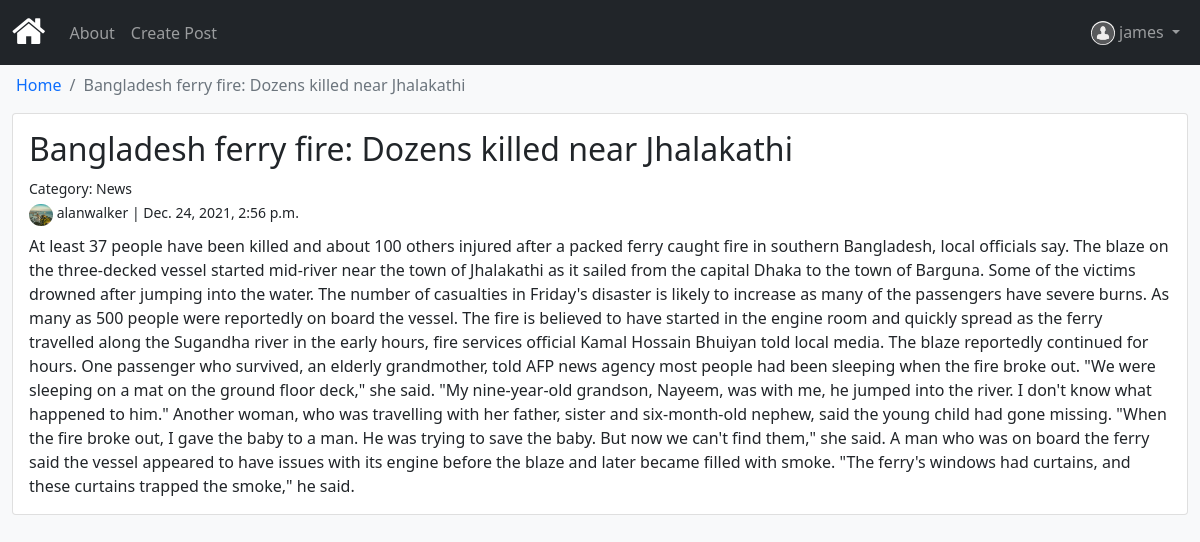
/post/bangladesh-ferry-fire-dozens-killed-near-jhalakathi/ (signed in), run on the app's committed database.
### accounts/models.py (models this page shows)
class Author(models.Model):
    user= models.OneToOneField(User,default=None,on_delete=models.CASCADE)
    birth_date = models.DateField('Date of birth')
    bio = models.TextField(max_length=500, blank=True,null=True)
    photo=models.ImageField(default='default.png', blank=True)
    def __str__(self):
        return f'{self.user.username}'
    class Meta:
        ordering=['user']

### articles/models.py (models this page shows, shortened)
class Article(models.Model):
    type=[('Personal','Personal'),
    ('Fashion','Fashion'),
    ('Food','Food'),
    ('Travel','Travel'),
    ('Music','Music'),
    (' Lifestyle',' Lifestyle'),
    ('Fitness','Fitness'),
    ('Sports','Sports'),
    ('News','News'),
    ('Entertainment','Entertainment'),
    ('Healthcare','Healthcare'),
    ('Education','Education'),
    ]
    title = models.CharField(max_length=255,unique=True)
    body = models.TextField()
    create_date = models.DateTimeField('Created on', auto_now_add=True)
    update_date = models.DateTimeField(auto_now=True)
    slug = models.SlugField()
    category = models.CharField(max_length=255,choices=type)
    author = models.ForeignKey(Author, default=None,on_delete=models.CASCADE)
    def __str__(self):
        return f'{self.title} by {self.author.user}'
    class Meta:
        ordering=['-create_date','title']

### articles/views.py (the view)
# urls.py: path('post/<slug:slug>/', ArticleDetailView.as_view(),name='post'),
class ArticleDetailView(generic.DetailView):
    model=Article
    template_name='article_detail.html'

### articles/templates/article_detail.html (shortened to what this page needs)
{% extends './base.html'%}
{% block content %}
<nav aria-label="breadcrumb">
    <ol class="breadcrumb ms-1 mt-2">
      <li class="breadcrumb-item"><a href="{% url 'articles:home' %}" class="text-decoration-none">Home</a></li>
      <li class="breadcrumb-item active" aria-current="page">{{article.title}}</li>
    </ol>
  </nav>
<div class="card">
    <div class="card-body">
        <div class="card-title">
            <h2><span>{{article.title}}</span>
            </h2>
            <div><small>Category: {{article.category}}</small></div>
            <div><small><img src="{{article.author.photo.url}}" width="24" height="22" class="rounded-circle" alt="Author image">
            {{article.author}} | {{article.create_date}}</small></div>
        </div>
        <p class="card-text">{{article.body}}</p>
    </div>
</div>
{% endblock %}

### templates/base.html (shortened to what this page needs)
{% load static %}
<!DOCTYPE html>
<html>
    <head>
        <link href="https://cdn.jsdelivr.net/npm/bootstrap@5.1.3/dist/css/bootstrap.min.css" rel="stylesheet">
        <link rel="stylesheet" href="https://cdnjs.cloudflare.com/ajax/libs/font-awesome/4.7.0/css/font-awesome.min.css">
    </head>
    <body class="bg-light text-dark">
<nav class="navbar sticky-top navbar-expand-sm bg-dark navbar-dark">
  <div class="container-fluid">
    <a class="navbar-brand" href="{% url 'articles:home' %}"><i class="fa fa-home" style="font-size:36px;color:white"></i></a>
    <div class="collapse navbar-collapse" id="collapsibleNavbar">
      <ul class="navbar-nav">
        <li class="nav-item">
          <a class="nav-link" href="{% url 'articles:about' %}">About</a>
        </li>
        {% if user.is_authenticated and user.author %}
        <li class="nav-item">
          <a class="nav-link" href="{% url 'articles:create' %}">Create Post</a>
        </li>
        {% endif %}
      </ul>
    </div>
    <ul class="navbar-nav justify-content-end">
      {% if user.is_authenticated and user.author %}
      <li class="nav-item dropdown">
        <a class="nav-link dropdown-toggle" id="navbarDropdownMenuLink" role="button" data-bs-toggle="dropdown" aria-expanded="false">
          <span><img src="{{user.author.photo.url}}" class="rounded-circle justify-content-end d-inline-block" width="24" height="24" alt="Author"></span>
          {{user.username}}
        </a>
      </li>
      {% endif %}
    </ul>
  </div>
</nav>
        <div class="container-fluid">
        {% block content %}
        {% endblock %}
        </div>
    </body>
</html>

### data on the page
Article: title "Bangladesh ferry fire: Dozens killed near Jhalakathi", category "News", author.photo (picture), author "alanwalker", create_date "Dec. 24, 2021, 2:56 p.m.", body "At least 37 people have been killed and about 100 others injured after a packed ferry caught fire in southern Bangladesh, local officials say. The blaze on the three-decked vessel started mid-river near the town of Jhalakathi as it sailed from the capital Dhaka to the town of Barguna. Some of the victims drowned after jumping into the water. The number of casualties in Friday's disaster is likely to increase as many of the passengers have severe burns. As many as 500 people were reportedly on board the vessel. The fire is believed to have started in the engine room and quickly spread as the ferry travelled along the Sugandha river in the early hours, fire services official Kamal Hossain…"

### other printed values
{{ user.username }} "james"
